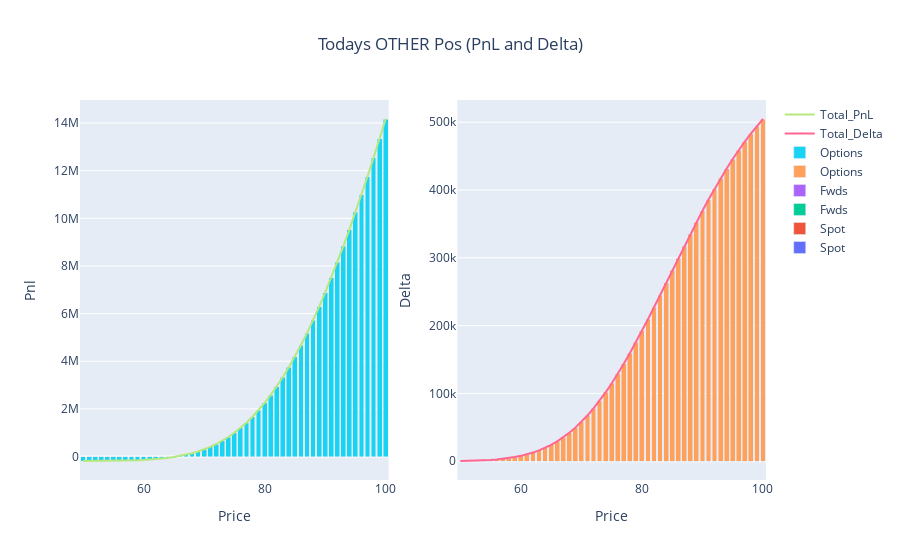

Here is the notebook cell this chart was saved with:
### Markdown cell above
# Today's Position

### Code cell
## USE THIS STYLE OF GRAPHING FOR TODAY DATE ENTRY ##
position_functions = Position_Reporting(positions, 'OTHER', current_date)
pnl, delta, theta, vega, value = position_functions.combine_frame()

fig_d = go.Figure()

fig_d.add_trace(go.Bar(x=delta.Price, y=delta.Spot, name='Spot', base=0))
fig_d.add_trace(go.Bar(x=delta.Price, y=delta.Fwds, name='Fwds', base=0))
fig_d.add_trace(go.Bar(x=delta.Price, y=delta.Options, name='Options', base=0))
fig_d.add_trace(go.Scatter(x=delta.Price, y=delta.Total_Delta, mode='lines', name='Total_Delta'))

#fig_d.update_layout(title='ACCU Delta Today', xaxis_title='Price', yaxis_title='Delta', barmode='stack')
#fig_d.show()

#~~~~~~~~~~~~~~~~~~~~~~~~~~~~~~~~~
fig_p = go.Figure()

fig_p.add_trace(go.Bar(x=pnl.Price, y=pnl.Spot, name='Spot', base=0))
fig_p.add_trace(go.Bar(x=pnl.Price, y=pnl.Fwds, name='Fwds', base=0))
fig_p.add_trace(go.Bar(x=pnl.Price, y=pnl.Options, name='Options', base=0))
fig_p.add_trace(go.Scatter(x=pnl.Price, y=pnl.Total_Pnl, mode='lines', name='Total_PnL'))

#fig_p.update_layout(title='ACCU PnL Today', xaxis_title='Price', yaxis_title='pnl', barmode='stack')
#fig_p.show()


#~~~~~~~~~~~~~~~~~~~~~~~~~~~~~~~
fig = make_subplots(rows=1, cols=2)
for i in range(0,len(fig_d.data)):
    fig.add_trace(fig_d.data[i], row=1, col=2)
    fig.add_trace(fig_p.data[i], row=1, col=1)
    
fig.update_layout(title={'text': 'Todays OTHER Pos (PnL and Delta)','x': 0.5,'xanchor': 'center'}, barmode='stack')

fig.update_xaxes(title_text="Price", row=1, col=1)
fig.update_yaxes(title_text="Pnl", row=1, col=1)
fig.update_xaxes(title_text="Price", row=1, col=2)
fig.update_yaxes(title_text="Delta", row=1, col=2)    
fig.show()

### Figure 1 — Plotly figure (JSON) as saved in the notebook; plotly's stock layout.template omitted (floating-point values rounded to 4 significant figures)
{"data": [{"base": 0, "name": "Spot", "type": "bar", "x": [50, 51, 52, 53, 54, 55, 56, 57, 58, 59, 60, 61, 62, 63, 64, 65, 66, 67, 68, 69, 70, 71, 72, 73, 74, 75, 76, 77, 78, 79, 80, 81, 82, 83, 84, 85, 86, 87, 88, 89, 90, 91, 92, 93, 94, 95, 96, 97, 98, 99, 100], "xaxis": "x2", "y": [0, 0, 0, 0, 0, 0, 0, 0, 0, 0, 0, 0, 0, 0, 0, 0, 0, 0, 0, 0, 0, 0, 0, 0, 0, 0, 0, 0, 0, 0, 0, 0, 0, 0, 0, 0, 0, 0, 0, 0, 0, 0, 0, 0, 0, 0, 0, 0, 0, 0, 0], "yaxis": "y2"}, {"base": 0, "name": "Spot", "type": "bar", "x": [50, 51, 52, 53, 54, 55, 56, 57, 58, 59, 60, 61, 62, 63, 64, 65, 66, 67, 68, 69, 70, 71, 72, 73, 74, 75, 76, 77, 78, 79, 80, 81, 82, 83, 84, 85, 86, 87, 88, 89, 90, 91, 92, 93, 94, 95, 96, 97, 98, 99, 100], "xaxis": "x", "y": [0, 0, 0, 0, 0, 0, 0, 0, 0, 0, 0, 0, 0, 0, 0, 0, 0, 0, 0, 0, 0, 0, 0, 0, 0, 0, 0, 0, 0, 0, 0, 0, 0, 0, 0, 0, 0, 0, 0, 0, 0, 0, 0, 0, 0, 0, 0, 0, 0, 0, 0], "yaxis": "y"}, {"base": 0, "name": "Fwds", "type": "bar", "x": [50, 51, 52, 53, 54, 55, 56, 57, 58, 59, 60, 61, 62, 63, 64, 65, 66, 67, 68, 69, 70, 71, 72, 73, 74, 75, 76, 77, 78, 79, 80, 81, 82, 83, 84, 85, 86, 87, 88, 89, 90, 91, 92, 93, 94, 95, 96, 97, 98, 99, 100], "xaxis": "x2", "y": [0, 0, 0, 0, 0, 0, 0, 0, 0, 0, 0, 0, 0, 0, 0, 0, 0, 0, 0, 0, 0, 0, 0, 0, 0, 0, 0, 0, 0, 0, 0, 0, 0, 0, 0, 0, 0, 0, 0, 0, 0, 0, 0, 0, 0, 0, 0, 0, 0, 0, 0], "yaxis": "y2"}, {"base": 0, "name": "Fwds", "type": "bar", "x": [50, 51, 52, 53, 54, 55, 56, 57, 58, 59, 60, 61, 62, 63, 64, 65, 66, 67, 68, 69, 70, 71, 72, 73, 74, 75, 76, 77, 78, 79, 80, 81, 82, 83, 84, 85, 86, 87, 88, 89, 90, 91, 92, 93, 94, 95, 96, 97, 98, 99, 100], "xaxis": "x", "y": [0, 0, 0, 0, 0, 0, 0, 0, 0, 0, 0, 0, 0, 0, 0, 0, 0, 0, 0, 0, 0, 0, 0, 0, 0, 0, 0, 0, 0, 0, 0, 0, 0, 0, 0, 0, 0, 0, 0, 0, 0, 0, 0, 0, 0, 0, 0, 0, 0, 0, 0], "yaxis": "y"}, {"base": 0, "name": "Options", "type": "bar", "x": [50, 51, 52, 53, 54, 55, 56, 57, 58, 59, 60, 61, 62, 63, 64, 65, 66, 67, 68, 69, 70, 71, 72, 73, 74, 75, 76, 77, 78, 79, 80, 81, 82, 83, 84, 85, 86, 87, 88, 89, 90, 91, 92, 93, 94, 95, 96, 97, 98, 99, 100], "xaxis": "x2", "y": [338.9, 498.4, 719.6, 1022.0, 1427.0, 1965.0, 2665.0, 3567.0, 4714.0, 6152.0, 7936.0, 10120.0, 12770.0, 15950.0, 19710.0, 24130.0, 29270.0, 35190.0, 41930.0, 49540.0, 58060.0, 67520.0, 77920.0, 89260.0, 101500.0, 114700.0, 128800.0, 143600.0, 159200.0, 175400.0, 192200.0, 209500.0, 227200.0, 245100.0, 263200.0, 281400.0, 299500.0, 317400.0, 335100.0, 352500.0, 369400.0, 385900.0, 401800.0, 417100.0, 431700.0, 445700.0, 459000.0, 471500.0, 483300.0, 494400.0, 504700.0], "yaxis": "y2"}, {"base": 0, "name": "Options", "type": "bar", "x": [50, 51, 52, 53, 54, 55, 56, 57, 58, 59, 60, 61, 62, 63, 64, 65, 66, 67, 68, 69, 70, 71, 72, 73, 74, 75, 76, 77, 78, 79, 80, 81, 82, 83, 84, 85, 86, 87, 88, 89, 90, 91, 92, 93, 94, 95, 96, 97, 98, 99, 100], "xaxis": "x", "y": [-187100.0, -186400.0, -185400.0, -184000.0, -182000.0, -179200.0, -175400.0, -170300.0, -163500.0, -154600.0, -143100.0, -128300.0, -109500.0, -85940.0, -56670.0, -20680.0, 23180.0, 76130.0, 139500.0, 214700.0, 303100.0, 406300.0, 525900.0, 663400.0, 820300.0, 998200.0, 1199000.0, 1423000.0, 1672000.0, 1947000.0, 2250000.0, 2580000.0, 2940000.0, 3329000.0, 3747000.0, 4195000.0, 4673000.0, 5181000.0, 5718000.0, 6284000.0, 6879000.0, 7500000.0, 8149000.0, 8823000.0, 9522000.0, 10240000.0, 10990000.0, 11750000.0, 12540000.0, 13350000.0, 14170000.0], "yaxis": "y"}, {"mode": "lines", "name": "Total_Delta", "type": "scatter", "x": [50, 51, 52, 53, 54, 55, 56, 57, 58, 59, 60, 61, 62, 63, 64, 65, 66, 67, 68, 69, 70, 71, 72, 73, 74, 75, 76, 77, 78, 79, 80, 81, 82, 83, 84, 85, 86, 87, 88, 89, 90, 91, 92, 93, 94, 95, 96, 97, 98, 99, 100], "xaxis": "x2", "y": [338.9, 498.4, 719.6, 1022.0, 1427.0, 1965.0, 2665.0, 3567.0, 4714.0, 6152.0, 7936.0, 10120.0, 12770.0, 15950.0, 19710.0, 24130.0, 29270.0, 35190.0, 41930.0, 49540.0, 58060.0, 67520.0, 77920.0, 89260.0, 101500.0, 114700.0, 128800.0, 143600.0, 159200.0, 175400.0, 192200.0, 209500.0, 227200.0, 245100.0, 263200.0, 281400.0, 299500.0, 317400.0, 335100.0, 352500.0, 369400.0, 385900.0, 401800.0, 417100.0, 431700.0, 445700.0, 459000.0, 471500.0, 483300.0, 494400.0, 504700.0], "yaxis": "y2"}, {"mode": "lines", "name": "Total_PnL", "type": "scatter", "x": [50, 51, 52, 53, 54, 55, 56, 57, 58, 59, 60, 61, 62, 63, 64, 65, 66, 67, 68, 69, 70, 71, 72, 73, 74, 75, 76, 77, 78, 79, 80, 81, 82, 83, 84, 85, 86, 87, 88, 89, 90, 91, 92, 93, 94, 95, 96, 97, 98, 99, 100], "xaxis": "x", "y": [-187100.0, -186400.0, -185400.0, -184000.0, -182000.0, -179200.0, -175400.0, -170300.0, -163500.0, -154600.0, -143100.0, -128300.0, -109500.0, -85940.0, -56670.0, -20680.0, 23180.0, 76130.0, 139500.0, 214700.0, 303100.0, 406300.0, 525900.0, 663400.0, 820300.0, 998200.0, 1199000.0, 1423000.0, 1672000.0, 1947000.0, 2250000.0, 2580000.0, 2940000.0, 3329000.0, 3747000.0, 4195000.0, 4673000.0, 5181000.0, 5718000.0, 6284000.0, 6879000.0, 7500000.0, 8149000.0, 8823000.0, 9522000.0, 10240000.0, 10990000.0, 11750000.0, 12540000.0, 13350000.0, 14170000.0], "yaxis": "y"}], "layout": {"barmode": "stack", "title": {"text": "Todays OTHER Pos (PnL and Delta)", "x": 0.5, "xanchor": "center"}, "xaxis": {"anchor": "y", "domain": [0, 0.45], "title": {"text": "Price"}}, "xaxis2": {"anchor": "y2", "domain": [0.55, 1], "title": {"text": "Price"}}, "yaxis": {"anchor": "x", "domain": [0, 1], "title": {"text": "Pnl"}}, "yaxis2": {"anchor": "x2", "domain": [0, 1], "title": {"text": "Delta"}}}}
